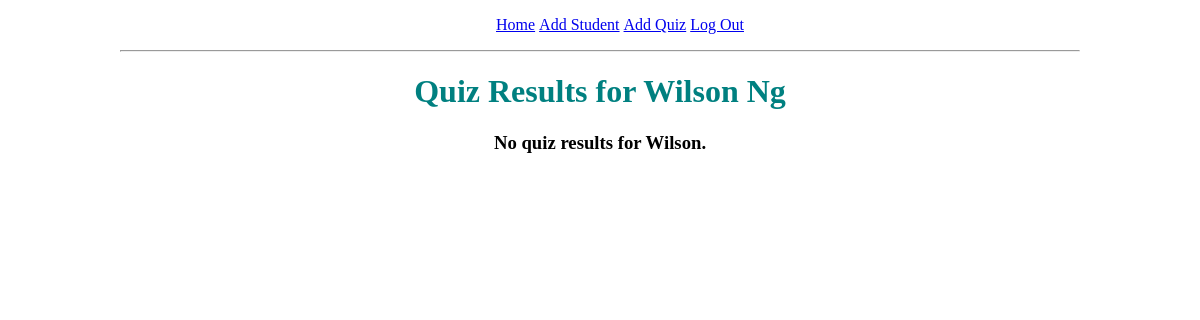
The page /student/1 (signed in) on the database as committed earlier.
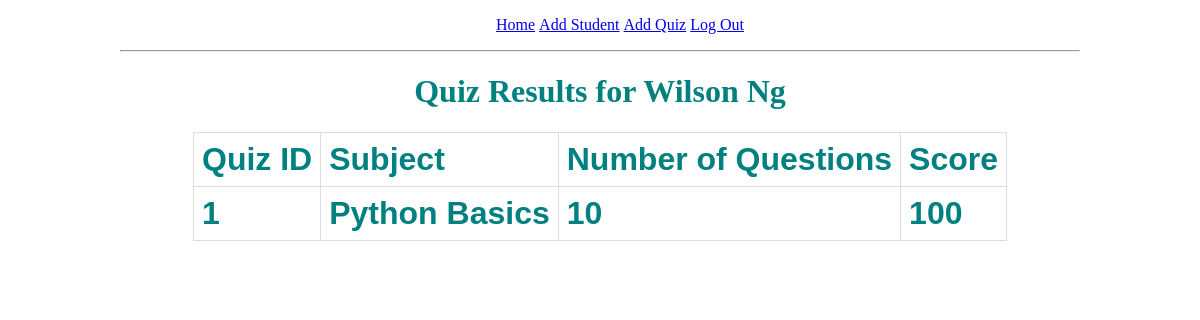
The same page on the database as committed later.
### app/models.py (models this page shows, shortened)
class Student(db.Model):
    id = db.Column(db.Integer, primary_key=True)
    first_name = db.Column(db.String(64), index=True)
    last_name = db.Column(db.String(64), index=True)
    results = db.relationship("Result", backref="student", lazy="dynamic")

class Result(db.Model):
    id = db.Column(db.Integer, primary_key=True)
    student_id = db.Column(db.Integer, db.ForeignKey("student.id"))
    quiz_id = db.Column(db.Integer, db.ForeignKey("quiz.id"))
    score = db.Column(db.Integer)
    def get_subject(self):
        return self.quiz.subject
    def get_quiz_num_of_questions(self):
        return self.quiz.num_of_questions

class Quiz(db.Model):
    id = db.Column(db.Integer, primary_key=True)
    subject = db.Column(db.String(32), index=True)
    num_of_questions = db.Column(db.Integer)
    date = db.Column(db.String(64))
    results = db.relationship("Result", backref="quiz", lazy="dynamic")

### app/routes.py (the view)
@app.route("/student/<student_id>", methods=['GET', 'POST'])
@login_required
def student_results(student_id):
    student = Student.query.get(student_id)
    return render_template("student_results.html", student=student)

### app/models.py (called while the page is built)
@login.user_loader
def load_user(id):
    return User.query.get(int(id))

### app/templates/student_results.html (shortened to what this page needs)
{% extends "base.html" %}
{% block content %}
<h1>Quiz Results for {{ student.first_name }} {{ student.last_name }}<h1>
{% if student.results.first() %}
<div>
        <table>
            <tr>
                <th>Quiz ID</th>
                <th>Subject</th>
                <th>Number of Questions</th>
                <th>Score</th>
            </tr>
            {% for result in student.results%}
            <tr>
                <td>{{ result.quiz.id }}</td>
                <td>{{ result.get_subject() }}</td>
                <td>{{ result.get_quiz_num_of_questions() }}</td>
                <td>{{ result.score }}</td>
            </tr>
            {% endfor %}
        </table>
{% else %}
<h3>No quiz results for {{ student.first_name }}.</h3>
{% endif %}
{% endblock %}

### app/templates/base.html (shortened to what this page needs)
<!DOCTYPE html>
<html>
    <head>
        <link rel="stylesheet" href="{{ url_for("static",filename="styles/style.css") }}">
    </head>
    <body>
        <div>
            <ul>
                <li><a href="{{ url_for("index") }}">Home</a></li>
                {% if current_user.is_anonymous %}
                <li><a href="{{ url_for("login") }}">Login</a></li>
                {% else %}
                <li><a href="{{ url_for("add_student") }}">Add Student</a></li>
                <li><a href="{{ url_for("add_quiz") }}">Add Quiz</a></li>
                <li><a href="{{ url_for("logout") }}">Log Out</a></li>
                {% endif %}
            </ul>
        </div>
        <hr>
        {% block content %}{% endblock %}
    </body>
</html>

### app/static/styles/style.css (style rules this page uses)
html { text-align: center; }
body { width: 80%; margin-left: auto; margin-right: auto; }
table { margin: auto; font-family: arial, sans-serif; border-collapse: collapse; }
td, th { border: 1px solid #dddddd; text-align: left; padding: 8px; }
div { margin: 0px auto; justify-content: center; }
h1 { color: teal; }
ul { white-space: nowrap; }
li { display: inline-block; }

Rows that differ between the two databases and show on the page:
shown differently, row unchanged: Student "Wilson": first_name "Wilson" → (not shown)
added Result: quiz.id "1", get_subject "Python Basics", get_quiz_num_of_questions "10", score "100"
Other text that changed with them:
text no longer shown: "No quiz results for ."
text now shown: "Quiz ID Subject Number of Questions Score"
